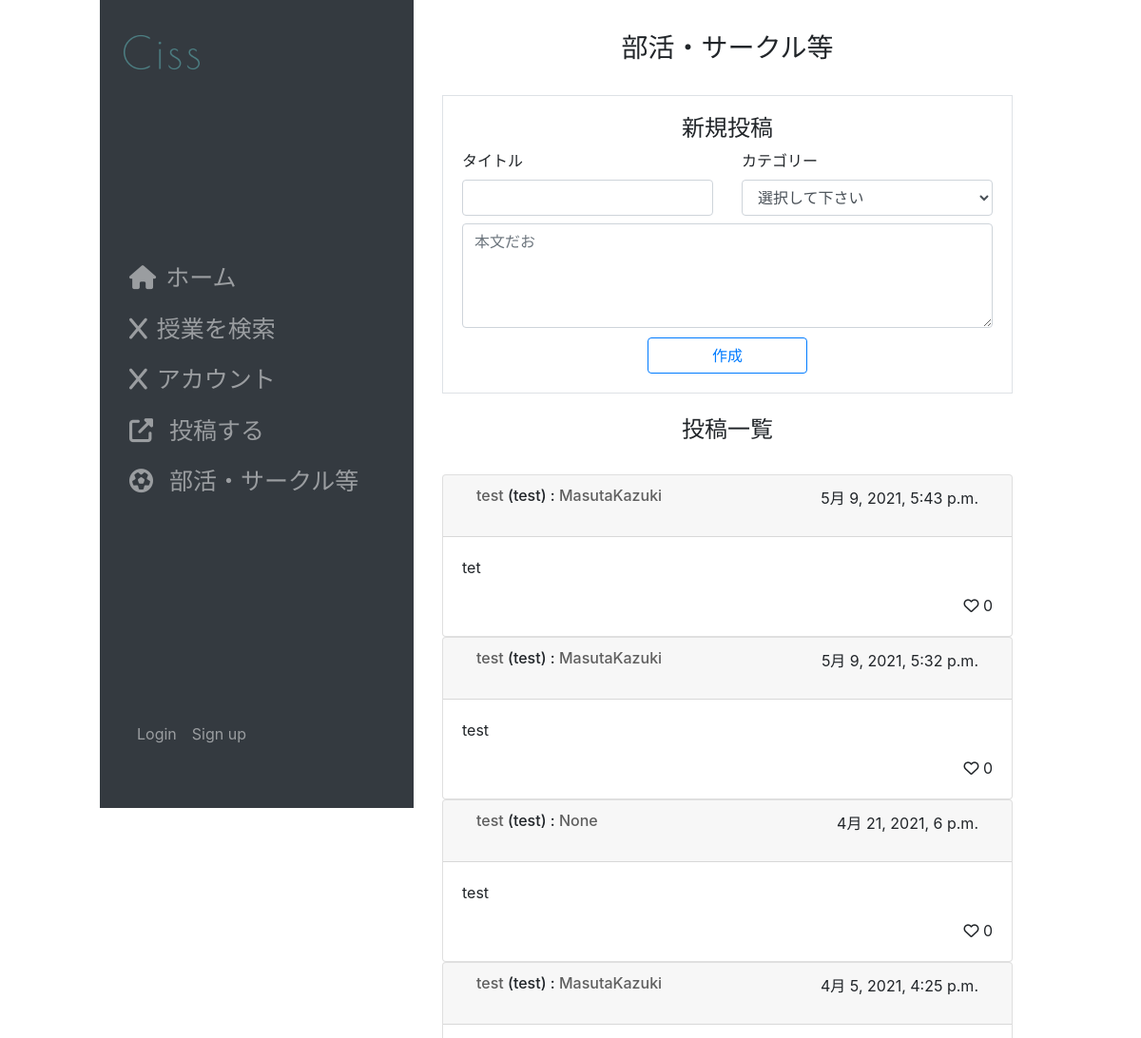
The app's page /club/ (upper part), older data.
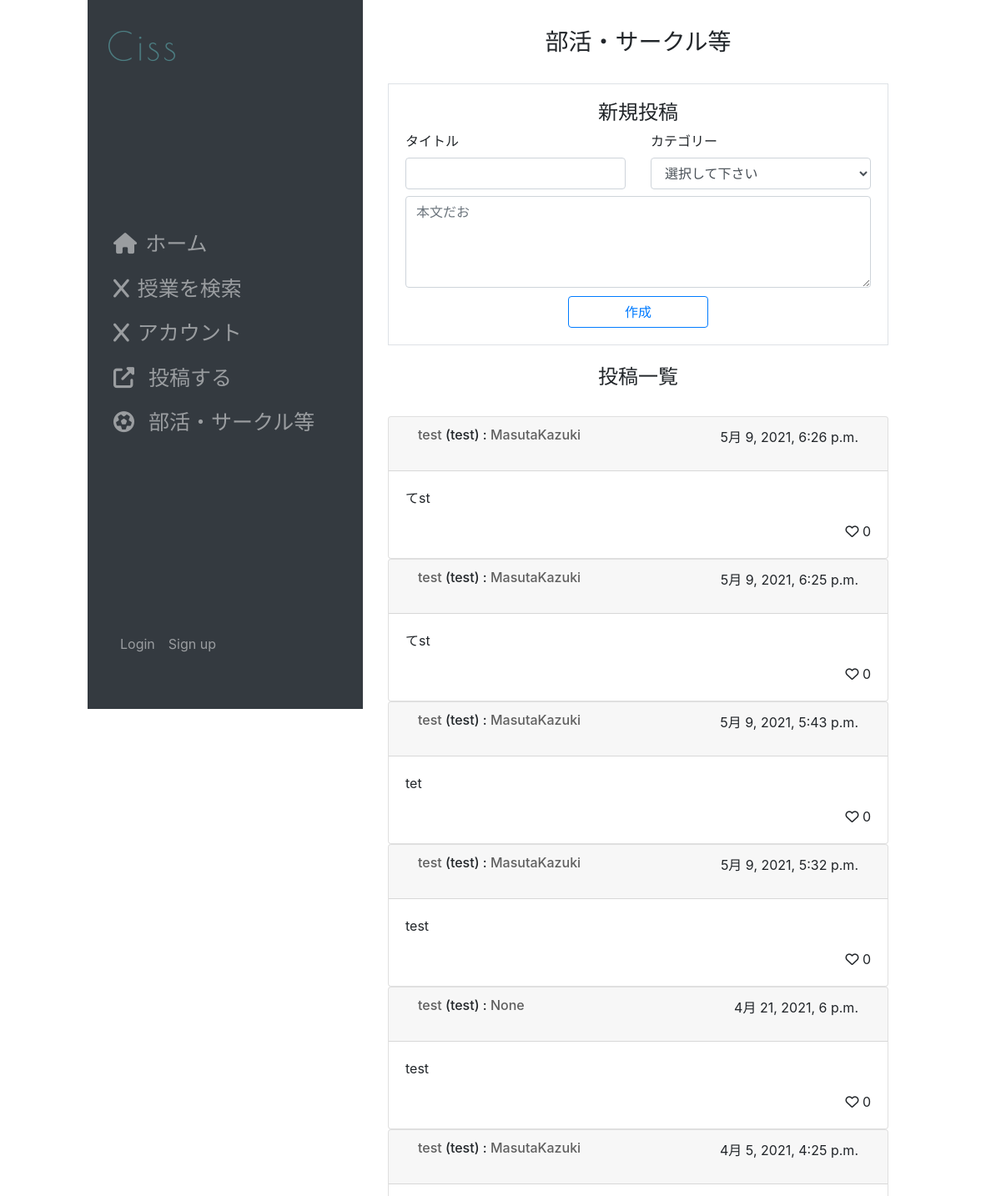
The same page, newer data.
### club/models.py (models this page shows, shortened)
class Topic2(models.Model):
    user_name = models.ForeignKey(
        User,
        on_delete=models.SET_NULL,
        null=True,
        blank=True,
    )
    title = models.CharField(
        'タイトル',
        max_length=255,
        null = False,
        blank = False,
    )
    message = models.TextField(
        verbose_name='本文',
        null=True,
        blank=False,
    )
    category = models.ForeignKey(
        Category,
        verbose_name='カテゴリー',
        on_delete=models.PROTECT,
        null=True,
        blank=False,
    )
    created = models.DateTimeField(
        auto_now_add=True,
    )
    pub_flg = models.BooleanField(
        default=True,
    )
    modified = models.DateTimeField(
        auto_now=True,
    )
    objects = TopicManager()

class Category(models.Model):
    name = models.CharField(
        'カテゴリー名',
        max_length=50,
    )
    url_code = models.CharField(
        'URLコード',
        max_length=50,
        null=True,
        blank=False,
        unique=True,
    )
    sort=models.IntegerField(
        verbose_name='ソート',
        default=0,
    )
    objects = CategoryManager
    def __str__(self):
        return self.name

### accounts/models.py (models this page shows, shortened)
class User(AbstractBaseUser, PermissionsMixin):
    username_validator = UnicodeUsernameValidator()
    username = models.CharField(
        _('username'),
        max_length=50,
        unique=True,
        help_text='この項目は必須です。全角文字、半角英数字、@/./+/-/_ で50文字以下にしてください。',
        validators=[username_validator],
        error_messages={
            'unique': _("A user with that username already exists."),
        },
    )
    email = models.EmailField(
        _('email address'),
        help_text='この項目は必須です。メールアドレスは公開されません。@ed.tmu.ac.jpのみ使用できます。',
        blank=False
    )
    is_staff = models.BooleanField(
        _('staff status'),
        default=False,
        help_text=_('Designates whether the user can log into this admin site.'),
    )
    is_active = models.BooleanField(
        _('active'),
        default=True,
        help_text=_(
            'Designates whether this user should be treated as active. '
            'Unselect this instead of deleting accounts.'
        ),
    )
    date_joined = models.DateTimeField(_('date joined'), default=timezone.now)
    objects = UserManager()
    EMAIL_FIELD = 'email'
    USERNAME_FIELD = 'username'
    REQUIRED_FIELDS = ['email']
    class Meta:
        verbose_name = _('user')
        verbose_name_plural = _('users')
        abstract = False

### club/views.py (the view, shortened to what this page needs)
# urls.py: path('', views.ClubTopicView.as_view(), name='top'),
class ClubTopicView(CreateView,LoginRequiredMixin):
    template_name = 'club/top.html'
    model = Topic2
    form_class = TopicCreateForm
    success_url = reverse_lazy('club:top')
    """def Comments(self, pk):
        comment = get_object_or_404(Comment, pk=pk)
        comtCount = comment.objects.annotate(replies=Count('no'))"
    """
    def get_context_data(self):
        ctx = super().get_context_data()
        print('完了3-1')
        print('完了3-2')
        ctx['posts'] = Topic2.objects.annotate(vote_count=Count('vote')).order_by('-created')
        print('完了3-3')
        return ctx

### club/forms.py
class TopicCreateForm(ModelForm):
    class Meta:
        model=Topic2
        fields=[
            'title',
            'category',
            'message',
        ]
        widgets = {
            'message': forms.Textarea(
                    attrs={
                        'rows':4, 'cols':7,
                        'placeholder': '本文だお'
                        }
                    )
        }
    def __init__(self, *args, **kwargs):
        kwargs.setdefault('label_suffix', '')
        super().__init__(*args, **kwargs)
        self.fields['category'].empty_label = '選択して下さい'
        for field in self.fields.values():
            field.widget.attrs["class"] = "form-control"

### topics/templatetags/topicsfilters.py (called while the page is built)
@register.filter
def comment_filter(text):
    return ''.join(list(map(convert_url, bleach.clean(text).split('\n'))))

def convert_url(text_line):
    if 'https://' in text_line or 'http://' in text_line:
        return '$lt;a href="' + text_line + '" target="_blank" rel="noopener noreferrer">' + text_line + '</a>'
    else:
        return text_line

### templates/club/top.html (shortened to what this page needs)
<!DOCTYPE html>
{% extends 'cissapp/layout.html' %}
{% load static %}
{% load topicsfilters %}
{% block content %}
<body>
<br>
<h3 class="text-center">部活・サークル等</h3>
<br>
<div class="border" style="padding:20px;">
    <h4 class="text-center">新規投稿</h4>
    <form class="" action="" method="POST">
            <div class="row">
                <div class="col">
                    {{form.title.label_tag}}{{ form.title}}
                </div>
                <div class="col">
                    {{form.category.label_tag}}{{ form.category}}
                </div>
            </div>
            <div class="mt-2">{{form.message}}</div>
        <div class="text-center" style="margin-top:10px;">
            <button class="btn btn-outline-primary " style="width:30%;" type="submit" name="next" value="confirm">作成</button>
        </div>
    </form>
</div>
        <br>
        <h4 class="text-center">投稿一覧</h4>
        <br>
        {% if posts %}
        {% for post in posts %}
            <div class="card" style="padding:0;">
                <div class="card-header">
                    <div class="row" style="margin:auto;">
                        <h6 class="col-7">
                            <a href="./{{post.id}}/">
                                {{ post.title }}
                            </a>
                            ({{post.category}}) :
                            <a   href="{% url 'accounts:profile' %}">{{ post.user_name }}</a>
                        </h6>
                        <p class="col-5 text-right">{{ post.created}}</p>
                    </div>
                </div>
                <div class="card-body">
                    {% if post.pub_flg %}
                    <p　class="card-text">{{post.message | comment_filter | safe}}</p>
                    <div class="vote_button text-right" style="cursor: pointer;"
                    data-comment-id="{{post.id}}" data-count="{{post.vote_count}}">
                        <i class="far fa-heart"></i>
                        <span class="vote_counter">
                        {% if post.vote_count >= 0 %}
                            {{post.vote_count}}
                        {% endif %}
                        </span>
                    </div>
                    {% else %}
                        <p style="color: grey">コメントは非表示とされました</p>
                    {% endif %}
                </div>
            </div>
        {% endfor %}
        {% else %}
            <div class="ui warning message"><p>まだコメントはありません</p></div>
        {% endif %}
</body>
{% endblock %}

Row changes from the older to the newer data that the page shows:
added Topic2: title "test", category "test", user_name "MasutaKazuki", created "5月 9, 2021, 6:26 p.m.", message|comment_filter "てst", vote_count "0"
added Topic2: title "test", category "test", user_name "MasutaKazuki", created "5月 9, 2021, 6:25 p.m.", message|comment_filter "てst", vote_count "0"
